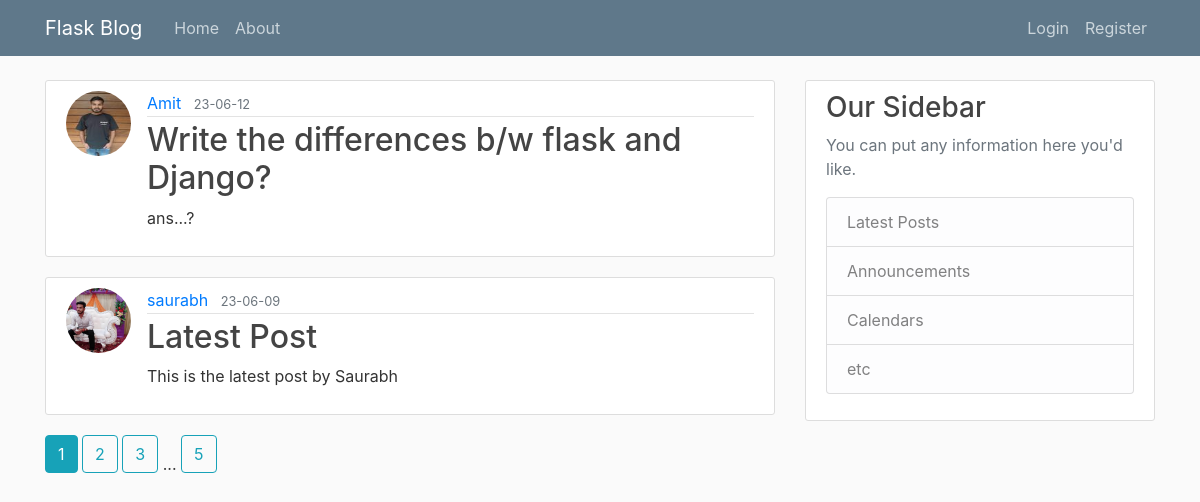
The page /home on the database its author committed.
### flaskblog/models.py (models this page shows, shortened)
class Post(db.Model):
    id = db.Column(db.Integer, primary_key = True)
    title = db.Column(db.String(100),nullable = False)
    date_posted = db.Column(db.DateTime ,nullable = False, default= datetime.utcnow)
    content = db.Column(db.Text,nullable = False)
    user_id = db.Column(db.Integer, db.ForeignKey('user.id'), nullable=False)

class User(db.Model, UserMixin):
    id = db.Column(db.Integer, primary_key = True)
    username = db.Column( db.String(20), unique=True, nullable=False)
    email = db.Column( db.String(20), unique=True, nullable=False)
    image_file = db.Column( db.String(20),  nullable=False, default='default.jpg')
    password = db.Column( db.String(60),  nullable=False)
    posts = db.relationship('Post', backref='author', lazy=True)

### flaskblog/routes.py (the view)
@app.route('/')
@app.route('/home')
def Home():
    page = request.args.get('page',1,type=int)
    posts = Post.query.order_by(Post.date_posted.desc()).paginate(page=page, per_page = 2)
    return render_template('home.html', posts = posts)

### flaskblog/templates/home.html
{% extends 'layout.html' %}
{% block content %}
    {% for post in posts %}
    <article class="media content-section">
      <img class="rounded-circle article-img" src="{{ url_for('static', filename='profile_pics/'+post.author.image_file) }}" alt="">
        <div class="media-body">
          <div class="article-metadata">
            <a class="mr-2" href="{{ url_for('user_posts', username=post.author.username) }}">{{ post.author.username }}</a>
            <small class="text-muted">{{ post.date_posted.strftime('%y-%m-%d') }}</small>
          </div>
          <h2><a class="article-title" href="{{ url_for('post', post_id = post.id)}}">{{ post.title }}</a></h2>
          <p class="article-content">{{ post.content }}</p>
        </div>
      </article>
    {% endfor %}
    {% for page_num in posts.iter_pages(left_edge=1, right_edge=1, left_current=1, right_current=2) %}
    {% if page_num %}
      {% if posts.page == page_num %}
        <a class="btn btn-info mb-4" href="{{ url_for('Home', page=page_num) }}">{{ page_num }}</a>
      {% else %}
        <a class="btn btn-outline-info mb-4" href="{{ url_for('Home', page=page_num) }}">{{ page_num }}</a>
      {% endif %}
    {% else %}
      ...
    {% endif %}
  {% endfor %}
{% endblock content %}

### flaskblog/static/main.css (style rules this page uses)
body { background: #fafafa; color: #333333; margin-top: 5rem; }
h1, h2, h3, h4, h5, h6 { color: #444444; }
.content-section { background: #ffffff; padding: 10px 20px; border: 1px solid #dddddd; border-radius: 3px; margin-bottom: 20px; }
.article-title { color: #444444; }
.article-content { white-space: pre-line; }
.article-img { height: 65px; width: 65px; margin-right: 16px; }
.article-metadata { padding-bottom: 1px; margin-bottom: 4px; border-bottom: 1px solid #e3e3e3 }

### rows shown on the page
Post: image_file (picture), author.username "Amit", date_posted "23-06-12", title "Write the differences b/w flask and Django?", content "ans...?"
Post: image_file (placeholder picture), author.username "saurabh", date_posted "23-06-09", title "Latest Post", content "This is the latest post by Saurabh"

### other values the page prints
{{ page_num }} "1"
{{ page_num }} "2" "3" "5"
